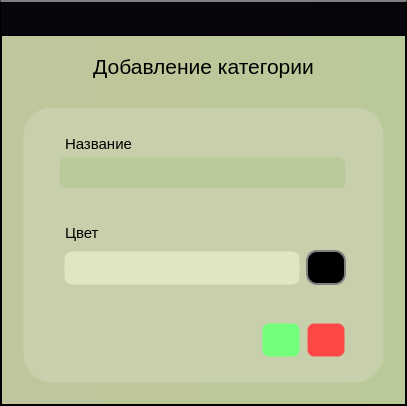
<?xml version="1.0" encoding="UTF-8"?>
<ui version="4.0">
 <class>Dialog</class>
 <widget class="QDialog" name="Dialog">
  <property name="geometry">
   <rect>
    <x>0</x>
    <y>0</y>
    <width>407</width>
    <height>406</height>
   </rect>
  </property>
  <property name="windowTitle">
   <string>Добавление категории</string>
  </property>
  <property name="styleSheet">
   <string notr="true">QDialog{
border:2px solid gray;
}
*{
background-color:qlineargradient(spread:pad, x1:0, y1:0, x2:1, y2:0, stop:0 rgba(191, 198, 155, 255), stop:1 rgba(186, 201, 153, 255));
}
QTabWidget::pane {
 border: 0;
 }

QPushButton{
background-color:white;
color:black;
height:30px;
}
QTableWidget{
background-color:#071e26;
}
QTextBrowser{
background-color:#071e26;
}
Qlabel{
}
QScrollBar:vertical {
            border: 1px solid rgb(200, 208, 171);
			border-radius: 5px;
            background-color:#C8D0AB;
            width:18px;    
            margin: 0px px 3px 0px;
        }
        QScrollBar::handle:vertical {         
            min-height: 0px;
            border-top: 2px solid black;
		border-bottom: 2px solid black;
            border-radius: 4px;
            background-color: rgb(186, 201, 153);
			margin-top:-1px;
        }
QScrollBar::handle:vertical:hover {         
           background-color: #E1E5C3;
        }
QScrollBar::handle:vertical:pressed {         
           background-color:#FBFFD8;
        }

        QScrollBar::add-line:vertical {       
            height: 0px;
            subcontrol-position: bottom;
            subcontrol-origin: margin;
        }
        QScrollBar::sub-line:vertical {
            height: 0px;
            subcontrol-position: top;
            subcontrol-origin: margin;
        }

#centralwidget{
	background-color: black;
}
QPushButton{
background-color: white;
border-radius: 20px;
}
QTableWidget{
background-color:black;
}

MainWindow{
	border-radius: 10px;
}</string>
  </property>
  <layout class="QGridLayout" name="gridLayout">
   <property name="leftMargin">
    <number>0</number>
   </property>
   <property name="topMargin">
    <number>0</number>
   </property>
   <property name="rightMargin">
    <number>0</number>
   </property>
   <property name="bottomMargin">
    <number>0</number>
   </property>
   <property name="spacing">
    <number>0</number>
   </property>
   <item row="0" column="0">
    <widget class="QFrame" name="centralwidget">
     <property name="styleSheet">
      <string notr="true">#centralwidget{
border-top:2px solid gray;
}</string>
     </property>
     <property name="frameShape">
      <enum>QFrame::StyledPanel</enum>
     </property>
     <property name="frameShadow">
      <enum>QFrame::Raised</enum>
     </property>
     <layout class="QVBoxLayout" name="verticalLayout">
      <property name="spacing">
       <number>0</number>
      </property>
      <property name="leftMargin">
       <number>0</number>
      </property>
      <property name="topMargin">
       <number>0</number>
      </property>
      <property name="rightMargin">
       <number>0</number>
      </property>
      <property name="bottomMargin">
       <number>0</number>
      </property>
      <item>
       <widget class="QFrame" name="header_frame">
        <property name="minimumSize">
         <size>
          <width>0</width>
          <height>31</height>
         </size>
        </property>
        <property name="maximumSize">
         <size>
          <width>16777215</width>
          <height>33</height>
         </size>
        </property>
        <property name="styleSheet">
         <string notr="true">background-color: rgb(9, 5, 13);</string>
        </property>
        <property name="frameShape">
         <enum>QFrame::StyledPanel</enum>
        </property>
        <property name="frameShadow">
         <enum>QFrame::Raised</enum>
        </property>
        <layout class="QHBoxLayout" name="horizontalLayout_7">
         <property name="spacing">
          <number>0</number>
         </property>
         <property name="leftMargin">
          <number>0</number>
         </property>
         <property name="topMargin">
          <number>0</number>
         </property>
         <property name="rightMargin">
          <number>0</number>
         </property>
         <property name="bottomMargin">
          <number>0</number>
         </property>
         <item alignment="Qt::AlignRight|Qt::AlignTop">
          <widget class="QFrame" name="frame_11">
           <property name="minimumSize">
            <size>
             <width>95</width>
             <height>29</height>
            </size>
           </property>
           <property name="styleSheet">
            <string notr="true"/>
           </property>
           <property name="frameShape">
            <enum>QFrame::StyledPanel</enum>
           </property>
           <property name="frameShadow">
            <enum>QFrame::Raised</enum>
           </property>
           <layout class="QHBoxLayout" name="horizontalLayout_8">
            <property name="spacing">
             <number>0</number>
            </property>
            <property name="leftMargin">
             <number>0</number>
            </property>
            <property name="topMargin">
             <number>0</number>
            </property>
            <property name="rightMargin">
             <number>0</number>
            </property>
            <property name="bottomMargin">
             <number>0</number>
            </property>
            <item alignment="Qt::AlignRight">
             <widget class="QPushButton" name="close_window_button">
              <property name="minimumSize">
               <size>
                <width>49</width>
                <height>0</height>
               </size>
              </property>
              <property name="maximumSize">
               <size>
                <width>16777215</width>
                <height>33</height>
               </size>
              </property>
              <property name="styleSheet">
               <string notr="true">#close_window_button:hover {
   background: red;
   border: 2px solid #d0d0d0;
	border-radius: 4px
}</string>
              </property>
              <property name="text">
               <string/>
              </property>
              <property name="icon">
               <iconset resource="icons/icons.qrc">
                <normaloff>:/icons/icons_images/bar_x.svg</normaloff>:/icons/icons_images/bar_x.svg</iconset>
              </property>
             </widget>
            </item>
           </layout>
          </widget>
         </item>
        </layout>
       </widget>
      </item>
      <item>
       <widget class="QFrame" name="frame_51">
        <property name="frameShape">
         <enum>QFrame::StyledPanel</enum>
        </property>
        <property name="frameShadow">
         <enum>QFrame::Raised</enum>
        </property>
        <layout class="QGridLayout" name="gridLayout_2">
         <property name="leftMargin">
          <number>20</number>
         </property>
         <property name="topMargin">
          <number>10</number>
         </property>
         <property name="rightMargin">
          <number>20</number>
         </property>
         <property name="bottomMargin">
          <number>20</number>
         </property>
         <property name="spacing">
          <number>20</number>
         </property>
         <item row="1" column="0">
          <widget class="QFrame" name="frame_39">
           <property name="sizePolicy">
            <sizepolicy hsizetype="Expanding" vsizetype="Preferred">
             <horstretch>0</horstretch>
             <verstretch>0</verstretch>
            </sizepolicy>
           </property>
           <property name="minimumSize">
            <size>
             <width>0</width>
             <height>0</height>
            </size>
           </property>
           <property name="font">
            <font>
             <family>a_FuturaRoundTitulSh</family>
             <pointsize>10</pointsize>
             <weight>75</weight>
             <bold>true</bold>
            </font>
           </property>
           <property name="styleSheet">
            <string notr="true">*{
background-color:#C8D0AB;
border: 3px solid transparent;
border-radius:30px;
}
QLineEdit{
background-color:rgb(186, 201, 153);
min-height:28px;
border-radius:8px;
selection-color: black; 
selection-background-color: rgb(225, 229, 195);
}
QLineEdit:disabled{
background-color:rgb(188, 198, 161);
}

QTextBrowser{
background-color:rgb(186, 201, 153);
min-height:28px;
border-radius:8px;
selection-color: black; 
selection-background-color: rgb(225, 229, 195);
}


#label_text_error{
border: 0px solid transparent;
border-radius:0px;
color:red;
min-height:15px;
max-height:20px;
margin-left:5px;
}
#label_price_error{
border: 0px solid transparent;
border-radius:0px;
color:red;
min-height:15px;
max-height:20px;
margin-left:5px;
}
#label_8{
border: 0px solid transparent;
border-radius:0px;
color:red;
min-height:15px;
max-height:20px;
margin-left:5px;
}</string>
           </property>
           <property name="frameShape">
            <enum>QFrame::StyledPanel</enum>
           </property>
           <property name="frameShadow">
            <enum>QFrame::Raised</enum>
           </property>
           <layout class="QVBoxLayout" name="verticalLayout_14">
            <property name="spacing">
             <number>10</number>
            </property>
            <property name="leftMargin">
             <number>30</number>
            </property>
            <property name="topMargin">
             <number>20</number>
            </property>
            <property name="rightMargin">
             <number>30</number>
            </property>
            <property name="bottomMargin">
             <number>20</number>
            </property>
            <item>
             <widget class="QFrame" name="frame_6">
              <property name="frameShape">
               <enum>QFrame::StyledPanel</enum>
              </property>
              <property name="frameShadow">
               <enum>QFrame::Raised</enum>
              </property>
              <layout class="QVBoxLayout" name="verticalLayout_3">
               <property name="spacing">
                <number>0</number>
               </property>
               <property name="leftMargin">
                <number>0</number>
               </property>
               <property name="topMargin">
                <number>0</number>
               </property>
               <property name="rightMargin">
                <number>2</number>
               </property>
               <property name="bottomMargin">
                <number>0</number>
               </property>
               <item>
                <widget class="QLabel" name="label_2">
                 <property name="font">
                  <font>
                   <pointsize>11</pointsize>
                  </font>
                 </property>
                 <property name="text">
                  <string>Название</string>
                 </property>
                 <property name="alignment">
                  <set>Qt::AlignLeading|Qt::AlignLeft|Qt::AlignVCenter</set>
                 </property>
                 <property name="wordWrap">
                  <bool>false</bool>
                 </property>
                 <property name="margin">
                  <number>0</number>
                 </property>
                 <property name="indent">
                  <number>-1</number>
                 </property>
                </widget>
               </item>
               <item>
                <widget class="QLineEdit" name="lineEdit">
                 <property name="enabled">
                  <bool>true</bool>
                 </property>
                 <property name="font">
                  <font>
                   <pointsize>11</pointsize>
                  </font>
                 </property>
                 <property name="styleSheet">
                  <string notr="true">font: rgb(175, 175, 175)</string>
                 </property>
                </widget>
               </item>
               <item>
                <widget class="QLabel" name="label_text_error">
                 <property name="minimumSize">
                  <size>
                   <width>0</width>
                   <height>15</height>
                  </size>
                 </property>
                 <property name="maximumSize">
                  <size>
                   <width>16777215</width>
                   <height>20</height>
                  </size>
                 </property>
                 <property name="font">
                  <font>
                   <pointsize>9</pointsize>
                  </font>
                 </property>
                 <property name="text">
                  <string/>
                 </property>
                 <property name="alignment">
                  <set>Qt::AlignLeading|Qt::AlignLeft|Qt::AlignTop</set>
                 </property>
                </widget>
               </item>
              </layout>
             </widget>
            </item>
            <item>
             <widget class="QFrame" name="frame_2">
              <property name="frameShape">
               <enum>QFrame::StyledPanel</enum>
              </property>
              <property name="frameShadow">
               <enum>QFrame::Raised</enum>
              </property>
              <layout class="QVBoxLayout" name="verticalLayout_5">
               <property name="spacing">
                <number>0</number>
               </property>
               <property name="leftMargin">
                <number>0</number>
               </property>
               <property name="topMargin">
                <number>0</number>
               </property>
               <property name="rightMargin">
                <number>0</number>
               </property>
               <property name="bottomMargin">
                <number>0</number>
               </property>
               <item>
                <widget class="QLabel" name="label_9">
                 <property name="font">
                  <font>
                   <pointsize>11</pointsize>
                   <underline>false</underline>
                  </font>
                 </property>
                 <property name="text">
                  <string>Цвет</string>
                 </property>
                 <property name="alignment">
                  <set>Qt::AlignLeading|Qt::AlignLeft|Qt::AlignVCenter</set>
                 </property>
                 <property name="wordWrap">
                  <bool>false</bool>
                 </property>
                 <property name="margin">
                  <number>0</number>
                 </property>
                 <property name="indent">
                  <number>-1</number>
                 </property>
                </widget>
               </item>
               <item>
                <widget class="QFrame" name="frame_52">
                 <property name="styleSheet">
                  <string notr="true">background-color:#C8D0AB;
border: 3px solid transparent;
border-radius:30px;</string>
                 </property>
                 <property name="frameShape">
                  <enum>QFrame::StyledPanel</enum>
                 </property>
                 <property name="frameShadow">
                  <enum>QFrame::Raised</enum>
                 </property>
                 <layout class="QHBoxLayout" name="horizontalLayout_26">
                  <property name="spacing">
                   <number>3</number>
                  </property>
                  <property name="leftMargin">
                   <number>0</number>
                  </property>
                  <property name="topMargin">
                   <number>0</number>
                  </property>
                  <property name="rightMargin">
                   <number>0</number>
                  </property>
                  <property name="bottomMargin">
                   <number>0</number>
                  </property>
                  <item>
                   <widget class="QFrame" name="frame_54">
                    <property name="frameShape">
                     <enum>QFrame::StyledPanel</enum>
                    </property>
                    <property name="frameShadow">
                     <enum>QFrame::Raised</enum>
                    </property>
                    <layout class="QVBoxLayout" name="verticalLayout_22">
                     <property name="spacing">
                      <number>0</number>
                     </property>
                     <property name="leftMargin">
                      <number>0</number>
                     </property>
                     <property name="topMargin">
                      <number>0</number>
                     </property>
                     <property name="rightMargin">
                      <number>0</number>
                     </property>
                     <property name="bottomMargin">
                      <number>0</number>
                     </property>
                     <item>
                      <widget class="QComboBox" name="comboBox">
                       <property name="enabled">
                        <bool>true</bool>
                       </property>
                       <property name="sizePolicy">
                        <sizepolicy hsizetype="Expanding" vsizetype="Fixed">
                         <horstretch>0</horstretch>
                         <verstretch>0</verstretch>
                        </sizepolicy>
                       </property>
                       <property name="minimumSize">
                        <size>
                         <width>0</width>
                         <height>34</height>
                        </size>
                       </property>
                       <property name="font">
                        <font>
                         <family>57</family>
                         <pointsize>11</pointsize>
                         <weight>50</weight>
                         <italic>false</italic>
                         <bold>false</bold>
                        </font>
                       </property>
                       <property name="focusPolicy">
                        <enum>Qt::NoFocus</enum>
                       </property>
                       <property name="styleSheet">
                        <string notr="true">/*стиль комбобокса*/
QComboBox{
border:1px solid transparent;
border-radius: 8px;
padding-left:10px;
background-color: #E1E5C3;
spacing:15px;
}
/*стиль комбобокса при наводке*/
QComboBox:hover{
background-color:#FBFFD8;
}

/*кнопка стрелки*/
QComboBox::drop-down{
border-radius: 0px;
border:0px;
}
/*стиль стрелочки*/
QComboBox::down-arrow{
image: url(:/icons/icons_images/arrow-down.svg);
width:18px;
height:18px;
margin-right:16px;
}



/*стиль выпадающий список*/
QListView{
border-radius: 0px;
background-color:transparent;
qproperty-fucusPolicy: 'NoFocus';
}

QComboBox QAbstractItemView
{
  selection-color: black;
border-radius: 8px;
  selection-background-color: #FBFFD8;
outline: 0px;
}

QComboBox:disabled{
background-color:rgb(188, 198, 161);
}


</string>
                       </property>
                       <property name="editable">
                        <bool>false</bool>
                       </property>
                      </widget>
                     </item>
                    </layout>
                   </widget>
                  </item>
                  <item>
                   <widget class="QFrame" name="frame">
                    <property name="sizePolicy">
                     <sizepolicy hsizetype="Preferred" vsizetype="Preferred">
                      <horstretch>0</horstretch>
                      <verstretch>0</verstretch>
                     </sizepolicy>
                    </property>
                    <property name="minimumSize">
                     <size>
                      <width>40</width>
                      <height>35</height>
                     </size>
                    </property>
                    <property name="maximumSize">
                     <size>
                      <width>40</width>
                      <height>35</height>
                     </size>
                    </property>
                    <property name="styleSheet">
                     <string notr="true">background-color:black;
border: 2px solid gray;
border-radius:11px;</string>
                    </property>
                    <property name="frameShape">
                     <enum>QFrame::StyledPanel</enum>
                    </property>
                    <property name="frameShadow">
                     <enum>QFrame::Raised</enum>
                    </property>
                   </widget>
                  </item>
                 </layout>
                </widget>
               </item>
              </layout>
             </widget>
            </item>
            <item alignment="Qt::AlignRight|Qt::AlignBottom">
             <widget class="QFrame" name="frame_4">
              <property name="minimumSize">
               <size>
                <width>0</width>
                <height>0</height>
               </size>
              </property>
              <property name="styleSheet">
               <string notr="true">*{
background-color:transparent;
border: 3px solid transparent;
}
QPushButton {
border-radius:8px;
}

</string>
              </property>
              <property name="frameShape">
               <enum>QFrame::StyledPanel</enum>
              </property>
              <property name="frameShadow">
               <enum>QFrame::Raised</enum>
              </property>
              <layout class="QHBoxLayout" name="horizontalLayout">
               <property name="spacing">
                <number>5</number>
               </property>
               <property name="leftMargin">
                <number>0</number>
               </property>
               <property name="topMargin">
                <number>0</number>
               </property>
               <property name="rightMargin">
                <number>3</number>
               </property>
               <property name="bottomMargin">
                <number>0</number>
               </property>
               <item>
                <widget class="QPushButton" name="pushButton_11">
                 <property name="enabled">
                  <bool>true</bool>
                 </property>
                 <property name="minimumSize">
                  <size>
                   <width>40</width>
                   <height>35</height>
                  </size>
                 </property>
                 <property name="maximumSize">
                  <size>
                   <width>40</width>
                   <height>16777215</height>
                  </size>
                 </property>
                 <property name="font">
                  <font>
                   <pointsize>11</pointsize>
                  </font>
                 </property>
                 <property name="styleSheet">
                  <string notr="true">QPushButton:enabled{
background-color:rgb(114, 255, 123);
}
QPushButton:disabled{
background-color:rgb(188, 198, 161);
}
QPushButton:hover{
background-color:rgb(46, 239, 46);
}
QPushButton:pressed{
background-color:rgb(122, 255, 101);
}
</string>
                 </property>
                 <property name="text">
                  <string/>
                 </property>
                 <property name="icon">
                  <iconset resource="icons/icons.qrc">
                   <normaloff>:/icons/icons_images/check-square.svg</normaloff>:/icons/icons_images/check-square.svg</iconset>
                 </property>
                 <property name="iconSize">
                  <size>
                   <width>20</width>
                   <height>20</height>
                  </size>
                 </property>
                </widget>
               </item>
               <item>
                <widget class="QPushButton" name="pushButton_10">
                 <property name="enabled">
                  <bool>true</bool>
                 </property>
                 <property name="minimumSize">
                  <size>
                   <width>40</width>
                   <height>35</height>
                  </size>
                 </property>
                 <property name="maximumSize">
                  <size>
                   <width>40</width>
                   <height>16777215</height>
                  </size>
                 </property>
                 <property name="font">
                  <font>
                   <pointsize>11</pointsize>
                  </font>
                 </property>
                 <property name="styleSheet">
                  <string notr="true">QPushButton:enabled{
background-color:rgb(255, 73, 73);
}
QPushButton:disabled{
background-color:rgb(188, 198, 161);
}
QPushButton:hover{
background-color:rgb(255, 0, 0);
}
QPushButton:pressed{
background-color:rgb(255, 73, 73);
}
</string>
                 </property>
                 <property name="text">
                  <string/>
                 </property>
                 <property name="icon">
                  <iconset resource="icons/icons.qrc">
                   <normaloff>:/icons/icons_images/x-square.svg</normaloff>:/icons/icons_images/x-square.svg</iconset>
                 </property>
                 <property name="iconSize">
                  <size>
                   <width>20</width>
                   <height>20</height>
                  </size>
                 </property>
                </widget>
               </item>
              </layout>
             </widget>
            </item>
           </layout>
          </widget>
         </item>
         <item row="0" column="0">
          <widget class="QLabel" name="label">
           <property name="minimumSize">
            <size>
             <width>0</width>
             <height>40</height>
            </size>
           </property>
           <property name="maximumSize">
            <size>
             <width>16777215</width>
             <height>40</height>
            </size>
           </property>
           <property name="font">
            <font>
             <pointsize>16</pointsize>
            </font>
           </property>
           <property name="styleSheet">
            <string notr="true">background-color:transparent;</string>
           </property>
           <property name="text">
            <string>Добавление категории</string>
           </property>
           <property name="alignment">
            <set>Qt::AlignCenter</set>
           </property>
          </widget>
         </item>
        </layout>
       </widget>
      </item>
     </layout>
    </widget>
   </item>
  </layout>
 </widget>
 <resources>
  <include location="icons/icons.qrc"/>
 </resources>
 <connections/>
</ui>
